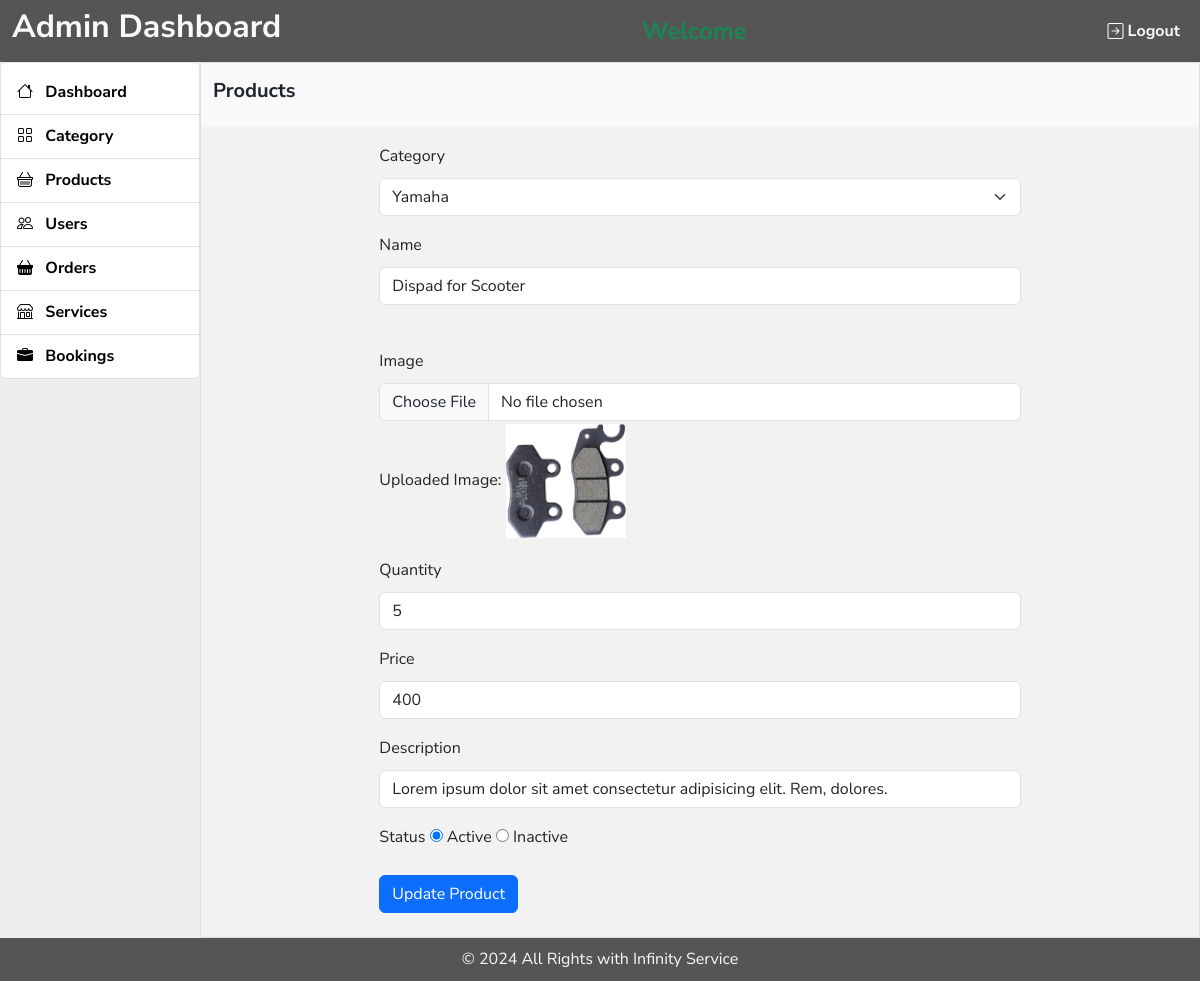
Page /products_form.php?eid=5 on the committed database.
### tables this page shows
CREATE TABLE `products` (
  `id` int(11) NOT NULL,
  `name` varchar(30) DEFAULT NULL,
  `image` varchar(50) DEFAULT NULL,
  `quantity` int(11) DEFAULT NULL,
  `price` float DEFAULT NULL,
  `category_id` int(11) DEFAULT NULL,
  `description` longtext NOT NULL,
  `status` tinyint(1) DEFAULT NULL
);

### products_form.php (the view, shortened to what this page needs)
<?php
require 'connection.php';
$id = $_GET['eid'];
$sql = "SELECT * FROM Products WHERE id = $id";
$product = $conn->query($sql);
$product = $product->fetch_assoc();
$category_sql= "SELECT * FROM Categories";
$category_result= $conn->query($category_sql);
    ?>
<?php include 'dashboard_top.php'; ?>
<div class="col-md-10" style="background:#f2f2f2; min-height:600px; border:1px solid #dddddd">
      <div class="row">
            <div class="col-12 py-3 bg-light">
                  <h5>Products</h5>
            </div>
      </div>
      <div class="row pt-3">
            <div class="col-md-8 offset-md-2">
                  <form action="<?php $_SERVER['PHP_SELF'] ?>" method="POST" enctype="multipart/form-data">
                        <div class="form-group mb-3">
                              <label class="form-label">Category</label>
                              <select name="category" id="category" class="form-select">
                                    <?php
                    while($row=$category_result->fetch_assoc())
                    {
                    $selected = ($row['id'] == $product['category_id']) ? 'selected' : '';
                    echo '<option value=' . $row['id'] . ' ' . $selected . '>'.$row['category_name'].'</option>';
                    }
                    ?>
                              </select>
                        </div>
                        <div class="form-group mb-3">
                              <label class="form-label">Name</label>
                              <input type="text" name="pname" class="form-control"
                                    value="<?php echo $product['name']; ?>">
                        <br>
                        </div>
                        <div class="form-group mb-3">
                              <label class="form-label">Image</label>
                              <input type="file" name="image" class="form-control"
                                    value="<?php echo $product['image']; ?>">
                              <div>Uploaded Image: <img src="<?php echo $product['image']; ?>" style="height: 120px;width: 120px; object-fit: contain" alt=""> </div>
                        </div>
                        <div class="form-group mb-3">
                              <label class="form-label">Quantity</label>
                              <input type="text" name="quantity" class="form-control"
                                    value="<?php echo $product['quantity']; ?>">
                        </div>
                        <div class="form-group mb-3">
                              <label class="form-label">Price</label>
                              <input type="text" name="price" class="form-control"
                                    value="<?php echo $product['price']; ?>">
                        </div>
                        <div class="form-group mb-3">
                              <label class="form-label">Description</label>
                              <input type="text" name="description" class="form-control"
                                    value="<?php echo $product['description']; ?>">
                        </div>
                        <div class="form-group mb-3">
                              <label class="form-label">Status</label>
                              <input type="radio" name="status" value="1" id="active"
                                    <?php if($product['status']==1) echo 'checked'; ?> />
                              <label for="active">Active</label>
                              <input type="radio" name="status" value="0" id="inactive"
                                    <?php if($product['status']==0) echo 'checked'; ?> />
                              <label for="inactive">Inactive</label>
                        </div>
                        <div class="form-group mb-4">
                              <input type="submit" name="btnUpdateProduct" class="btn btn-primary"
                                    value="Update Product" />
                        </div>
                  </form>
            </div>
      </div>
</div>
<?php include 'dashboard_bottom.php'; ?>

### css/style.css (style rules this page uses)
* { margin: 0; padding: 0; box-sizing: border-box; }
:root { --black: #000; --bg: #555555; --primary: rgb(64, 117, 212); --darkprimary: #375da1; --white: #fff; --red: #dc3545; }
body { font-family: "Nunito Sans", sans-serif !important; font-size: 16px !important; line-height: 27px !important; font-weight: 400 !important; }
h1, h2, h3, h4, h5, h6 { font-weight: 700 !important; }

### rows in the picture
products: pname "Dispad for Scooter", image (picture), quantity "5", price "400", description "Lorem ipsum dolor sit amet consectetur adipisicing elit. Rem, dolores.", status "☑ Active", status "☐ Inactive"

### other values in the picture
form field category "Yamaha"
